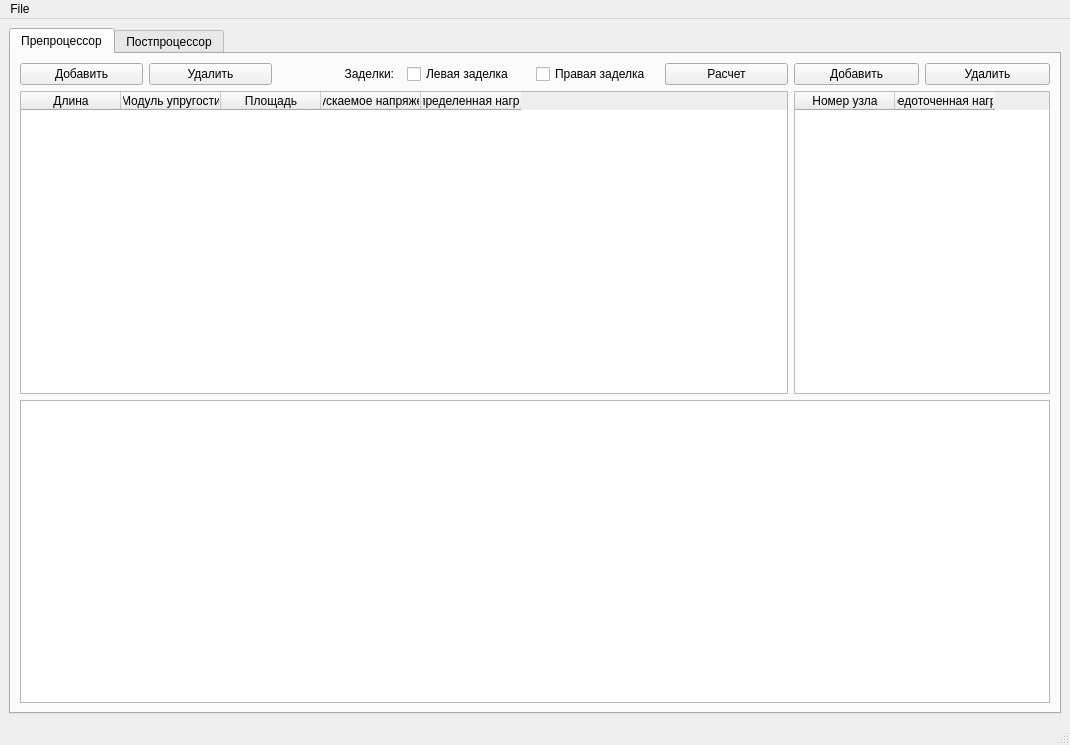
<?xml version="1.0" encoding="UTF-8"?>
<ui version="4.0">
 <class>MainWindow</class>
 <widget class="QMainWindow" name="MainWindow">
  <property name="geometry">
   <rect>
    <x>0</x>
    <y>0</y>
    <width>1070</width>
    <height>745</height>
   </rect>
  </property>
  <property name="windowTitle">
   <string>САПР</string>
  </property>
  <property name="layoutDirection">
   <enum>Qt::LeftToRight</enum>
  </property>
  <property name="autoFillBackground">
   <bool>false</bool>
  </property>
  <widget class="QWidget" name="centralwidget">
   <layout class="QGridLayout" name="gridLayout">
    <item row="0" column="0">
     <widget class="QTabWidget" name="tabWidget">
      <property name="maximumSize">
       <size>
        <width>5000</width>
        <height>6000</height>
       </size>
      </property>
      <property name="layoutDirection">
       <enum>Qt::LeftToRight</enum>
      </property>
      <property name="autoFillBackground">
       <bool>false</bool>
      </property>
      <property name="currentIndex">
       <number>0</number>
      </property>
      <widget class="QWidget" name="tab">
       <attribute name="title">
        <string>Препроцессор</string>
       </attribute>
       <layout class="QGridLayout" name="gridLayout_2">
        <item row="0" column="7">
         <widget class="QPushButton" name="pushButton_4">
          <property name="text">
           <string>Удалить</string>
          </property>
         </widget>
        </item>
        <item row="0" column="0">
         <widget class="QPushButton" name="pushButton">
          <property name="text">
           <string>Добавить</string>
          </property>
         </widget>
        </item>
        <item row="0" column="4">
         <widget class="QCheckBox" name="checkBox_2">
          <property name="text">
           <string>Правая заделка</string>
          </property>
         </widget>
        </item>
        <item row="0" column="6">
         <widget class="QPushButton" name="pushButton_3">
          <property name="text">
           <string>Добавить</string>
          </property>
         </widget>
        </item>
        <item row="0" column="3">
         <widget class="QCheckBox" name="checkBox">
          <property name="text">
           <string>Левая заделка</string>
          </property>
         </widget>
        </item>
        <item row="0" column="5">
         <widget class="QPushButton" name="pushButton_2">
          <property name="text">
           <string>Расчет</string>
          </property>
         </widget>
        </item>
        <item row="1" column="6" colspan="2">
         <widget class="QTableWidget" name="Node_wiget">
          <column>
           <property name="text">
            <string>Номер узла</string>
           </property>
          </column>
          <column>
           <property name="text">
            <string>Сосредоточенная нагрузка</string>
           </property>
          </column>
         </widget>
        </item>
        <item row="1" column="0" colspan="6">
         <widget class="QTableWidget" name="Rod_wiget">
          <property name="toolTip">
           <string>&lt;html&gt;&lt;head/&gt;&lt;body&gt;&lt;p align=&quot;center&quot;&gt;&lt;br/&gt;&lt;/p&gt;&lt;/body&gt;&lt;/html&gt;</string>
          </property>
          <property name="whatsThis">
           <string>&lt;html&gt;&lt;head/&gt;&lt;body&gt;&lt;p align=&quot;center&quot;&gt;&lt;br/&gt;&lt;/p&gt;&lt;/body&gt;&lt;/html&gt;</string>
          </property>
          <property name="autoFillBackground">
           <bool>false</bool>
          </property>
          <attribute name="horizontalHeaderCascadingSectionResizes">
           <bool>false</bool>
          </attribute>
          <attribute name="horizontalHeaderShowSortIndicator" stdset="0">
           <bool>false</bool>
          </attribute>
          <attribute name="verticalHeaderCascadingSectionResizes">
           <bool>false</bool>
          </attribute>
          <column>
           <property name="text">
            <string>Длина</string>
           </property>
           <property name="font">
            <font>
             <weight>50</weight>
             <italic>false</italic>
             <bold>false</bold>
            </font>
           </property>
           <property name="textAlignment">
            <set>AlignCenter</set>
           </property>
          </column>
          <column>
           <property name="text">
            <string>Модуль упругости</string>
           </property>
           <property name="textAlignment">
            <set>AlignCenter</set>
           </property>
          </column>
          <column>
           <property name="text">
            <string>Площадь</string>
           </property>
           <property name="textAlignment">
            <set>AlignCenter</set>
           </property>
          </column>
          <column>
           <property name="text">
            <string>Допускаемое напряжение</string>
           </property>
           <property name="textAlignment">
            <set>AlignCenter</set>
           </property>
          </column>
          <column>
           <property name="text">
            <string>Распределенная нагрузка</string>
           </property>
           <property name="textAlignment">
            <set>AlignCenter</set>
           </property>
          </column>
         </widget>
        </item>
        <item row="0" column="2">
         <widget class="QLabel" name="label">
          <property name="text">
           <string>                    Заделки:</string>
          </property>
          <property name="textFormat">
           <enum>Qt::AutoText</enum>
          </property>
         </widget>
        </item>
        <item row="2" column="0" colspan="8">
         <widget class="QGraphicsView" name="graphicsView">
          <property name="maximumSize">
           <size>
            <width>8000</width>
            <height>16777215</height>
           </size>
          </property>
         </widget>
        </item>
        <item row="0" column="1">
         <widget class="QPushButton" name="pushButton_5">
          <property name="text">
           <string>Удалить</string>
          </property>
         </widget>
        </item>
       </layout>
      </widget>
      <widget class="QWidget" name="tab_2">
       <attribute name="title">
        <string>Постпроцессор</string>
       </attribute>
       <widget class="QGroupBox" name="groupBox">
        <property name="geometry">
         <rect>
          <x>10</x>
          <y>10</y>
          <width>191</width>
          <height>211</height>
         </rect>
        </property>
        <property name="title">
         <string/>
        </property>
        <layout class="QVBoxLayout" name="verticalLayout">
         <item>
          <widget class="QLabel" name="label_2">
           <property name="text">
            <string>Введите х</string>
           </property>
          </widget>
         </item>
         <item>
          <widget class="QLineEdit" name="lineEdit">
           <property name="text">
            <string/>
           </property>
          </widget>
         </item>
         <item>
          <widget class="QLabel" name="label_3">
           <property name="text">
            <string>N(x) (Продольные силы)</string>
           </property>
          </widget>
         </item>
         <item>
          <widget class="QLineEdit" name="lineEdit_2">
           <property name="readOnly">
            <bool>true</bool>
           </property>
          </widget>
         </item>
         <item>
          <widget class="QLabel" name="label_4">
           <property name="frameShadow">
            <enum>QFrame::Plain</enum>
           </property>
           <property name="text">
            <string>u(x) (Перемещения)</string>
           </property>
          </widget>
         </item>
         <item>
          <widget class="QLineEdit" name="lineEdit_3">
           <property name="readOnly">
            <bool>true</bool>
           </property>
          </widget>
         </item>
         <item>
          <widget class="QLabel" name="label_5">
           <property name="text">
            <string>Нормальные напряжения</string>
           </property>
          </widget>
         </item>
         <item>
          <widget class="QLineEdit" name="lineEdit_4">
           <property name="readOnly">
            <bool>true</bool>
           </property>
          </widget>
         </item>
        </layout>
       </widget>
       <widget class="QGroupBox" name="groupBox_2">
        <property name="geometry">
         <rect>
          <x>10</x>
          <y>230</y>
          <width>191</width>
          <height>421</height>
         </rect>
        </property>
        <property name="title">
         <string/>
        </property>
        <layout class="QVBoxLayout" name="verticalLayout_2">
         <item>
          <widget class="QPushButton" name="pushButton_6">
           <property name="text">
            <string>График N(x)</string>
           </property>
          </widget>
         </item>
         <item>
          <widget class="QPushButton" name="pushButton_7">
           <property name="text">
            <string>График u(x)</string>
           </property>
          </widget>
         </item>
         <item>
          <widget class="QPushButton" name="pushButton_8">
           <property name="text">
            <string>График напряжения</string>
           </property>
          </widget>
         </item>
         <item>
          <widget class="QPushButton" name="pushButton_9">
           <property name="text">
            <string>Сохранение фаила проекта</string>
           </property>
          </widget>
         </item>
        </layout>
       </widget>
       <widget class="QGroupBox" name="groupBox_3">
        <property name="geometry">
         <rect>
          <x>205</x>
          <y>11</y>
          <width>841</width>
          <height>651</height>
         </rect>
        </property>
        <property name="title">
         <string/>
        </property>
        <layout class="QHBoxLayout" name="horizontalLayout">
         <item>
          <widget class="QTableWidget" name="tableWidget">
           <column>
            <property name="text">
             <string>Х</string>
            </property>
           </column>
           <column>
            <property name="text">
             <string>N(x)</string>
            </property>
           </column>
           <column>
            <property name="text">
             <string>u(x)</string>
            </property>
           </column>
           <column>
            <property name="text">
             <string>Нормальные напряжения</string>
            </property>
           </column>
          </widget>
         </item>
        </layout>
       </widget>
      </widget>
     </widget>
    </item>
   </layout>
  </widget>
  <widget class="QMenuBar" name="menubar">
   <property name="geometry">
    <rect>
     <x>0</x>
     <y>0</y>
     <width>1070</width>
     <height>21</height>
    </rect>
   </property>
   <widget class="QMenu" name="menudasf">
    <property name="title">
     <string>File</string>
    </property>
    <addaction name="action"/>
    <addaction name="action_2"/>
   </widget>
   <addaction name="menudasf"/>
  </widget>
  <widget class="QStatusBar" name="statusbar"/>
  <action name="action">
   <property name="text">
    <string>Сохранить</string>
   </property>
  </action>
  <action name="action_2">
   <property name="text">
    <string>Загрузить</string>
   </property>
  </action>
 </widget>
 <tabstops>
  <tabstop>pushButton</tabstop>
  <tabstop>pushButton_5</tabstop>
  <tabstop>checkBox</tabstop>
  <tabstop>checkBox_2</tabstop>
  <tabstop>pushButton_2</tabstop>
  <tabstop>pushButton_3</tabstop>
  <tabstop>pushButton_4</tabstop>
  <tabstop>Rod_wiget</tabstop>
  <tabstop>Node_wiget</tabstop>
  <tabstop>graphicsView</tabstop>
 </tabstops>
 <resources/>
 <connections/>
</ui>
